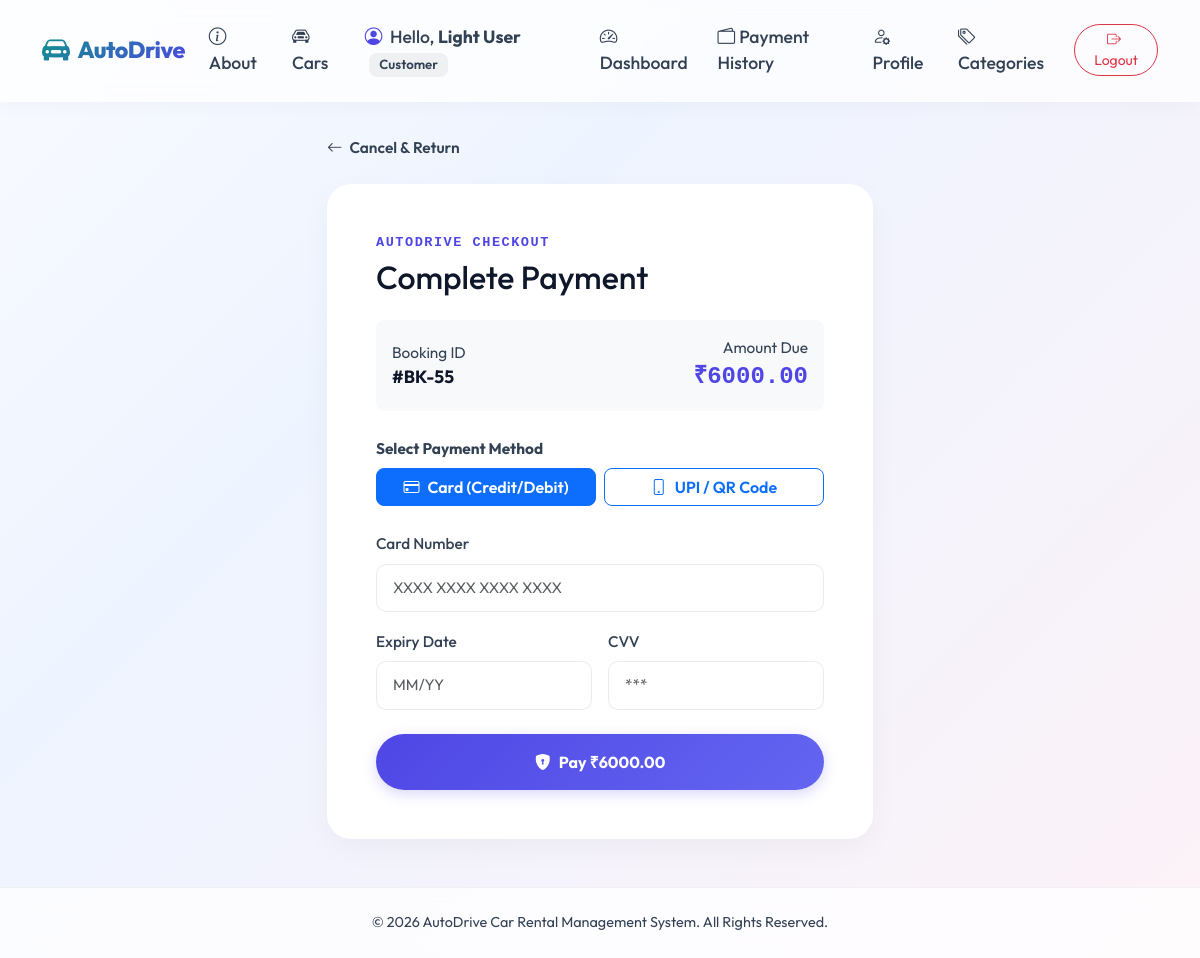
The app's page /bookings/55/pay/ (signed in) with its own data.
### rental/models.py (models this page shows, shortened)
class User(AbstractUser):
    ROLE_CHOICES = (
        ('customer', 'Customer'),
        ('staff', 'Staff'),
        ('admin', 'Admin'),
    )
    username = None
    email = models.EmailField(unique=True, verbose_name="Email Address")
    name = models.CharField(max_length=255, verbose_name="Full Name")
    mobile = models.CharField(max_length=15, verbose_name="Mobile Number")
    license_number = models.CharField(max_length=50, blank=True, null=True, verbose_name="Driving License Number")
    role = models.CharField(max_length=10, choices=ROLE_CHOICES, default='customer', verbose_name="Role")
    is_license_verified = models.BooleanField(default=False, verbose_name="License Verified")
    objects = UserManager()
    USERNAME_FIELD = 'email'
    REQUIRED_FIELDS = ['name']

class Booking(models.Model):
    STATUS_CHOICES = (
        ('pending', 'Pending Approval'),
        ('confirmed', 'Booked'),
        ('booked', 'Booked'),
        ('picked_up', 'Picked Up'),
        ('in_use', 'In Use'),
        ('returned', 'Returned'),
        ('completed', 'Completed'),
        ('cancelled', 'Cancelled'),
    )
    user = models.ForeignKey(User, on_delete=models.CASCADE, related_name='bookings', verbose_name="Customer")
    car = models.ForeignKey(Car, on_delete=models.CASCADE, related_name='bookings', verbose_name="Vehicle")
    pickup_date = models.DateField(verbose_name="Pickup Date")
    return_date = models.DateField(verbose_name="Return Date")
    total_days = models.IntegerField(default=1, verbose_name="Total Days")
    status = models.CharField(max_length=20, choices=STATUS_CHOICES, default='pending', verbose_name="Status")
    total_price = models.DecimalField(max_digits=10, decimal_places=2, verbose_name="Total Price")
    damage_report = models.TextField(blank=True, null=True, verbose_name="Damage Report")
    pickup_time = models.DateTimeField(blank=True, null=True, verbose_name="Actual Pickup Time")
    return_time = models.DateTimeField(blank=True, null=True, verbose_name="Actual Return Time")

### rental/views.py (the view, shortened to what this page needs)
# urls.py: path('bookings/<int:booking_id>/pay/', views.collect_payment_view, name='collect_payment'),
@login_required
def collect_payment_view(request, booking_id):
    booking = get_object_or_404(Booking, id=booking_id)
    if not (request.user.role in ['admin', 'staff'] or request.user.is_superuser or booking.user == request.user):
        from django.core.exceptions import PermissionDenied
        raise PermissionDenied("You do not have permission to access this transaction.")
    payment, created = Payment.objects.get_or_create(
        booking=booking,
        defaults={'amount': booking.total_price, 'status': 'Pending'}
    )
    if payment.status == 'Paid':
        return redirect('booking_detail', pk=booking.pk)
    return render(request, 'rental/collect_payment.html', {'booking': booking, 'payment': payment})

### templates/rental/collect_payment.html (shortened to what this page needs)
{% extends 'base.html' %}
{% block content %}
<div class="container py-5 animate__animated animate__fadeIn">
    <div class="row justify-content-center">
        <div class="col-md-6">
            <div class="mb-4">
                <a href="{% url 'booking_detail' booking.pk %}" class="text-decoration-none text-muted small fw-semibold">
                    <i class="bi bi-arrow-left me-1"></i> Cancel & Return
                </a>
            </div>
            <div class="card card-custom p-5" style="border-radius: 24px; box-shadow: 0 10px 30px rgba(0,0,0,0.04); background: #ffffff;">
                <span class="text-uppercase font-monospace text-primary fw-bold" style="letter-spacing: 1.5px; font-size: 0.85rem;">AutoDrive Checkout</span>
                <h2 class="fw-extrabold text-dark mt-1 mb-4">Complete Payment</h2>
                <div class="p-3 bg-light rounded-3 mb-4 d-flex justify-content-between align-items-center">
                    <div>
                        <span class="text-muted small d-block">Booking ID</span>
                        <strong class="text-dark">#BK-{{ booking.id }}</strong>
                    </div>
                    <div class="text-end">
                        <span class="text-muted small d-block">Amount Due</span>
                        <strong class="fs-4 fw-extrabold text-primary font-monospace">₹{{ booking.total_price }}</strong>
                    </div>
                </div>
                <form method="POST">
                    <div class="mb-4">
                        <label class="form-label fw-bold text-muted small">Select Payment Method</label>
                        <div class="row g-2 mb-4">
                            <div class="col-6">
                                <label class="btn btn-outline-primary w-100 py-2.5 rounded-3 fw-semibold small" for="method_card">
                                    <i class="bi bi-credit-card me-2"></i>Card (Credit/Debit)
                                </label>
                            </div>
                            <div class="col-6">
                                <label class="btn btn-outline-primary w-100 py-2.5 rounded-3 fw-semibold small" for="method_upi">
                                    <i class="bi bi-phone me-2"></i>UPI / QR Code
                                </label>
                            </div>
                        </div>
                    </div>
                    <div id="card_panel">
                        <div class="mb-3">
                            <label for="card_num" class="form-label text-muted small fw-medium">Card Number</label>
                            <input type="text" class="form-control" id="card_num" placeholder="XXXX XXXX XXXX XXXX" style="border-radius: 10px;">
                        </div>
                        <div class="row g-3 mb-4">
                            <div class="col-6">
                                <label for="card_expiry" class="form-label text-muted small fw-medium">Expiry Date</label>
                                <input type="text" class="form-control" id="card_expiry" placeholder="MM/YY" style="border-radius: 10px;">
                            </div>
                            <div class="col-6">
                                <label for="card_cvv" class="form-label text-muted small fw-medium">CVV</label>
                                <input type="password" class="form-control" id="card_cvv" placeholder="***" style="border-radius: 10px;">
                            </div>
                        </div>
                    </div>
                    <button type="submit" class="btn btn-custom-primary py-3 rounded-pill w-100 fw-bold">
                        <i class="bi bi-shield-lock-fill me-2"></i>Pay ₹{{ booking.total_price }}
                    </button>
                </form>
            </div>
        </div>
    </div>
</div>
{% endblock %}

### templates/base.html (shortened to what this page needs)
{% load static %}
<!DOCTYPE html>
<html lang="en">
<head>
    <link href="https://cdn.jsdelivr.net/npm/bootstrap@5.3.2/dist/css/bootstrap.min.css" rel="stylesheet">
    <link rel="stylesheet" href="https://cdn.jsdelivr.net/npm/bootstrap-icons@1.11.2/font/bootstrap-icons.min.css">
    <link rel="stylesheet" href="{% static 'css/style.css' %}?v=4.0">
</head>
<body>
    <nav class="navbar navbar-expand-lg navbar-light navbar-custom py-3">
        <div class="container">
            <a class="navbar-brand d-flex align-items-center" href="{% url 'home' %}">
                <i class="bi bi-car-front-fill me-2 fs-3 text-primary"></i>
                <span>AutoDrive</span>
            </a>
            <div class="collapse navbar-collapse" id="navbarNav">
                <ul class="navbar-nav ms-auto align-items-center gap-2">
                    <li class="nav-item">
                        <a class="nav-link" href="{% url 'about' %}">
                            <i class="bi bi-info-circle me-1"></i>About
                        </a>
                    </li>
                    <li class="nav-item">
                        <a class="nav-link" href="{% url 'car_list' %}">
                            <i class="bi bi-car-front me-1"></i>Cars
                        </a>
                    </li>
                    {% if user.is_authenticated %}
                        <li class="nav-item">
                            <span class="nav-link text-secondary pe-none">
                                <i class="bi bi-person-circle me-1 text-primary"></i>
                                Hello, <strong>{{ user.name }}</strong>
                                <span class="badge bg-secondary ms-1">{{ user.get_role_display }}</span>
                            </span>
                        </li>
                        <li class="nav-item">
                            <a class="nav-link" href="{% url 'dashboard' %}">
                                <i class="bi bi-speedometer2 me-1"></i>Dashboard
                            </a>
                        </li>
                        <li class="nav-item">
                            <a class="nav-link" href="{% url 'payment_history' %}">
                                <i class="bi bi-wallet2 me-1"></i>Payment History
                            </a>
                        </li>
                        <li class="nav-item">
                            <a class="nav-link" href="{% url 'profile' %}">
                                <i class="bi bi-person-gear me-1"></i>Profile
                            </a>
                        </li>
                        <li class="nav-item">
                            <a class="nav-link" href="{% url 'category_list' %}">
                                <i class="bi bi-tags me-1"></i>Categories
                            </a>
                        </li>
                        <li class="nav-item ms-2">
                            <a class="btn btn-outline-danger btn-sm rounded-pill px-3" href="{% url 'logout' %}">
                                <i class="bi bi-box-arrow-right me-1"></i>Logout
                            </a>
                        </li>
                    {% endif %}
                </ul>
            </div>
        </div>
    </nav>
    <main class="flex-grow-1">
        {% block content %}
        {% endblock %}
    </main>
    <footer>
        <div class="container">
            <p class="mb-0">&copy; 2026 AutoDrive Car Rental Management System. All Rights Reserved.</p>
        </div>
    </footer>
</body>
</html>

### static/css/style.css (style rules this page uses)
:root { --primary-color: #4f46e5; --primary-hover: #4338ca; --primary-glow: rgba(79, 70, 229, 0.12); --accent-teal: #0d9488; --accent-teal-glow: rgba(13, 148, 136, 0.12); --accent-pink: #db2777; --accent-pink-glow: rgba(219, 39, 119, 0.12); --accent-amber: #d97706; --accent-amber-glow: rgba(217, 119, 6, 0.12); --bg-light: #f4f6fc; --bg-card: rgba(255, 255, 255, 0.65); --border-color: rgba(255, 255, 255, 0.5); --text-main: #0f172a; --text-muted: #334155; --text-dark: #0f172a; --transition-speed: 0.3s; }
body { font-family: 'Outfit', sans-serif; font-size: 1.1rem; background: linear-gradient(135deg, #f8faff 0%, #eef4ff 35%, #fdf2f8 100%); background-attachment: fixed; color: var(--text-main); min-height: 100vh; display: flex; flex-direction: column; position: relative; overflow-x: hidden; padding-top: 86px; }
.navbar-custom { background: rgba(255, 255, 255, 0.75) !important; backdrop-filter: blur(16px); border-bottom: 1px solid rgba(255, 255, 255, 0.5); box-shadow: 0 4px 20px rgba(0, 0, 0, 0.03); position: fixed !important; top: 0; left: 0; right: 0; z-index: 1050; }
.navbar-brand { font-weight: 800; font-size: 1.45rem; letter-spacing: -0.5px; background: linear-gradient(135deg, var(--accent-teal) 0%, var(--primary-color) 100%); -webkit-background-clip: text; -webkit-text-fill-color: transparent; transition: filter var(--transition-speed); }
.navbar-custom .nav-link { font-weight: 500; color: var(--text-muted) !important; transition: all var(--transition-speed) ease; }
.card-custom { background: var(--bg-card); border: 1px solid rgba(255, 255, 255, 0.6); border-radius: 20px; backdrop-filter: blur(20px); box-shadow: 0 10px 30px rgba(79, 70, 229, 0.04), 0 1px 3px rgba(0, 0, 0, 0.02); transition: all var(--transition-speed) cubic-bezier(0.25, 0.8, 0.25, 1); overflow: hidden; }
footer { padding: 24px 0; margin-top: 24px; color: var(--text-muted); border-top: 1px solid rgba(0,0,0,0.06); background: rgba(255,255,255,0.45); }
.text-dark { color: var(--text-dark) !important; }
.text-muted { color: var(--text-muted) !important; }
.text-secondary { color: var(--text-muted) !important; }
.btn-custom-primary { background: linear-gradient(135deg, var(--primary-color) 0%, #6366f1 100%); border: none; color: white !important; font-weight: 600; padding: 10px 24px; border-radius: 12px; transition: all var(--transition-speed) ease; box-shadow: 0 4px 14px rgba(79, 70, 229, 0.22); }
.form-control { background-color: rgba(255, 255, 255, 0.8); border: 1.5px solid rgba(0, 0, 0, 0.08); color: var(--text-main); border-radius: 12px; padding: 12px 16px; font-size: 0.95rem; transition: all var(--transition-speed) ease; }
.badge { font-weight: 600; padding: 0.4em 0.8em; border-radius: 8px; }
.bg-secondary { background-color: rgba(0, 0, 0, 0.05) !important; color: var(--text-muted) !important; }
.text-primary { color: #4f46e5 !important; }
footer { background: rgba(255, 255, 255, 0.75); border-top: 1px solid rgba(0, 0, 0, 0.05); padding: 24px 0; text-align: center; color: var(--text-muted); font-size: 0.9rem; margin-top: auto; backdrop-filter: blur(16px); }

### records on screen
User: name "Light User", role "Customer"
Booking: id "55", total_price "6000.00"
